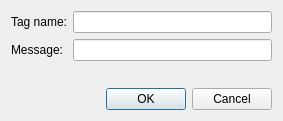
<?xml version="1.0" encoding="UTF-8"?>
<ui version="4.0">
 <class>TagInfoDialog</class>
 <widget class="QDialog" name="TagInfoDialog">
  <property name="geometry">
   <rect>
    <x>0</x>
    <y>0</y>
    <width>283</width>
    <height>121</height>
   </rect>
  </property>
  <property name="windowTitle">
   <string>Dialog</string>
  </property>
  <layout class="QVBoxLayout" name="verticalLayout">
   <item>
    <layout class="QFormLayout" name="formLayout">
     <item row="0" column="0">
      <widget class="QLabel" name="label">
       <property name="text">
        <string>Tag name:</string>
       </property>
      </widget>
     </item>
     <item row="0" column="1">
      <widget class="QLineEdit" name="lineEditTagName"/>
     </item>
     <item row="1" column="0">
      <widget class="QLabel" name="label_2">
       <property name="text">
        <string>Message:</string>
       </property>
      </widget>
     </item>
     <item row="1" column="1">
      <widget class="QLineEdit" name="lineEditMessage"/>
     </item>
    </layout>
   </item>
   <item>
    <spacer name="verticalSpacer">
     <property name="orientation">
      <enum>Qt::Vertical</enum>
     </property>
     <property name="sizeHint" stdset="0">
      <size>
       <width>20</width>
       <height>5</height>
      </size>
     </property>
    </spacer>
   </item>
   <item>
    <widget class="QDialogButtonBox" name="buttonBox">
     <property name="orientation">
      <enum>Qt::Horizontal</enum>
     </property>
     <property name="standardButtons">
      <set>QDialogButtonBox::Cancel|QDialogButtonBox::Ok</set>
     </property>
    </widget>
   </item>
  </layout>
 </widget>
 <resources/>
 <connections>
  <connection>
   <sender>buttonBox</sender>
   <signal>accepted()</signal>
   <receiver>TagInfoDialog</receiver>
   <slot>accept()</slot>
   <hints>
    <hint type="sourcelabel">
     <x>248</x>
     <y>254</y>
    </hint>
    <hint type="destinationlabel">
     <x>157</x>
     <y>274</y>
    </hint>
   </hints>
  </connection>
  <connection>
   <sender>buttonBox</sender>
   <signal>rejected()</signal>
   <receiver>TagInfoDialog</receiver>
   <slot>reject()</slot>
   <hints>
    <hint type="sourcelabel">
     <x>316</x>
     <y>260</y>
    </hint>
    <hint type="destinationlabel">
     <x>286</x>
     <y>274</y>
    </hint>
   </hints>
  </connection>
 </connections>
</ui>
